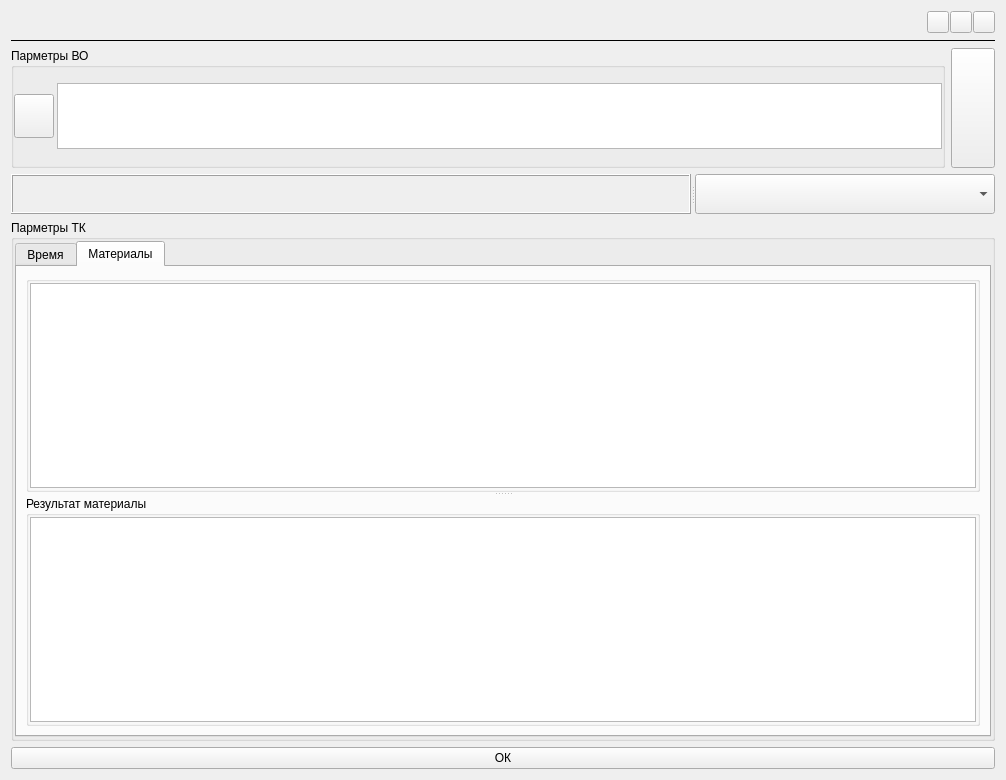
<?xml version="1.0" encoding="UTF-8"?>
<ui version="4.0">
 <class>Form_first</class>
 <widget class="QWidget" name="Form_first">
  <property name="geometry">
   <rect>
    <x>0</x>
    <y>0</y>
    <width>1006</width>
    <height>780</height>
   </rect>
  </property>
  <property name="windowTitle">
   <string>Form</string>
  </property>
  <layout class="QVBoxLayout" name="verticalLayout_2">
   <item>
    <layout class="QVBoxLayout" name="verticalLayout">
     <item>
      <layout class="QHBoxLayout" name="horizontalLayout_5">
       <item>
        <widget class="QLabel" name="lbl_roof">
         <property name="minimumSize">
          <size>
           <width>320</width>
           <height>0</height>
          </size>
         </property>
         <property name="text">
          <string/>
         </property>
        </widget>
       </item>
       <item>
        <spacer name="horizontalSpacer">
         <property name="orientation">
          <enum>Qt::Horizontal</enum>
         </property>
         <property name="sizeHint" stdset="0">
          <size>
           <width>40</width>
           <height>20</height>
          </size>
         </property>
        </spacer>
       </item>
       <item>
        <layout class="QHBoxLayout" name="horizontalLayout_2">
         <property name="spacing">
          <number>1</number>
         </property>
         <item>
          <widget class="QPushButton" name="tbtn_min">
           <property name="minimumSize">
            <size>
             <width>22</width>
             <height>22</height>
            </size>
           </property>
           <property name="maximumSize">
            <size>
             <width>22</width>
             <height>22</height>
            </size>
           </property>
           <property name="text">
            <string/>
           </property>
          </widget>
         </item>
         <item>
          <widget class="QPushButton" name="tbtn_max">
           <property name="minimumSize">
            <size>
             <width>22</width>
             <height>22</height>
            </size>
           </property>
           <property name="maximumSize">
            <size>
             <width>22</width>
             <height>22</height>
            </size>
           </property>
           <property name="text">
            <string/>
           </property>
          </widget>
         </item>
         <item>
          <widget class="QPushButton" name="tbtn_exit">
           <property name="minimumSize">
            <size>
             <width>22</width>
             <height>22</height>
            </size>
           </property>
           <property name="maximumSize">
            <size>
             <width>22</width>
             <height>22</height>
            </size>
           </property>
           <property name="text">
            <string/>
           </property>
          </widget>
         </item>
        </layout>
       </item>
      </layout>
     </item>
     <item>
      <widget class="Line" name="line">
       <property name="frameShadow">
        <enum>QFrame::Plain</enum>
       </property>
       <property name="orientation">
        <enum>Qt::Horizontal</enum>
       </property>
      </widget>
     </item>
    </layout>
   </item>
   <item>
    <layout class="QHBoxLayout" name="horizontalLayout_4">
     <item>
      <widget class="QGroupBox" name="groupBox">
       <property name="maximumSize">
        <size>
         <width>16777215</width>
         <height>120</height>
        </size>
       </property>
       <property name="title">
        <string>Парметры ВО</string>
       </property>
       <layout class="QHBoxLayout" name="horizontalLayout">
        <property name="spacing">
         <number>3</number>
        </property>
        <property name="leftMargin">
         <number>0</number>
        </property>
        <property name="topMargin">
         <number>0</number>
        </property>
        <property name="rightMargin">
         <number>0</number>
        </property>
        <property name="bottomMargin">
         <number>0</number>
        </property>
        <item>
         <widget class="QPushButton" name="btn_reload_glob_vars">
          <property name="sizePolicy">
           <sizepolicy hsizetype="Minimum" vsizetype="Maximum">
            <horstretch>0</horstretch>
            <verstretch>0</verstretch>
           </sizepolicy>
          </property>
          <property name="minimumSize">
           <size>
            <width>0</width>
            <height>44</height>
           </size>
          </property>
          <property name="text">
           <string/>
          </property>
         </widget>
        </item>
        <item>
         <widget class="QTableWidget" name="tbl_var_vo">
          <property name="minimumSize">
           <size>
            <width>0</width>
            <height>50</height>
           </size>
          </property>
          <property name="maximumSize">
           <size>
            <width>16777215</width>
            <height>66</height>
           </size>
          </property>
         </widget>
        </item>
       </layout>
      </widget>
     </item>
     <item>
      <widget class="QPushButton" name="btn_calc">
       <property name="sizePolicy">
        <sizepolicy hsizetype="Fixed" vsizetype="Minimum">
         <horstretch>0</horstretch>
         <verstretch>0</verstretch>
        </sizepolicy>
       </property>
       <property name="minimumSize">
        <size>
         <width>44</width>
         <height>0</height>
        </size>
       </property>
       <property name="maximumSize">
        <size>
         <width>44</width>
         <height>8833</height>
        </size>
       </property>
       <property name="text">
        <string/>
       </property>
       <property name="flat">
        <bool>false</bool>
       </property>
      </widget>
     </item>
    </layout>
   </item>
   <item>
    <widget class="QSplitter" name="splitter_3">
     <property name="orientation">
      <enum>Qt::Horizontal</enum>
     </property>
     <widget class="QLabel" name="lbl_glob_var">
      <property name="minimumSize">
       <size>
        <width>0</width>
        <height>40</height>
       </size>
      </property>
      <property name="maximumSize">
       <size>
        <width>16777215</width>
        <height>40</height>
       </size>
      </property>
      <property name="frameShape">
       <enum>QFrame::Box</enum>
      </property>
      <property name="frameShadow">
       <enum>QFrame::Raised</enum>
      </property>
      <property name="text">
       <string/>
      </property>
     </widget>
     <widget class="QComboBox" name="cmb_tkp_funcs">
      <property name="maximumSize">
       <size>
        <width>300</width>
        <height>16777215</height>
       </size>
      </property>
     </widget>
    </widget>
   </item>
   <item>
    <widget class="QGroupBox" name="groupBox_2">
     <property name="title">
      <string>Парметры ТК</string>
     </property>
     <layout class="QHBoxLayout" name="horizontalLayout_3">
      <property name="spacing">
       <number>1</number>
      </property>
      <property name="leftMargin">
       <number>1</number>
      </property>
      <property name="topMargin">
       <number>1</number>
      </property>
      <property name="rightMargin">
       <number>1</number>
      </property>
      <property name="bottomMargin">
       <number>1</number>
      </property>
      <item>
       <widget class="QTabWidget" name="tabWidget">
        <property name="currentIndex">
         <number>1</number>
        </property>
        <widget class="QWidget" name="tab">
         <attribute name="title">
          <string>Время</string>
         </attribute>
         <layout class="QVBoxLayout" name="verticalLayout_3">
          <item>
           <widget class="QSplitter" name="splitter">
            <property name="orientation">
             <enum>Qt::Vertical</enum>
            </property>
            <widget class="QGroupBox" name="groupBox_4">
             <property name="title">
              <string/>
             </property>
             <layout class="QVBoxLayout" name="verticalLayout_7">
              <property name="spacing">
               <number>1</number>
              </property>
              <property name="leftMargin">
               <number>1</number>
              </property>
              <property name="topMargin">
               <number>1</number>
              </property>
              <property name="rightMargin">
               <number>1</number>
              </property>
              <property name="bottomMargin">
               <number>1</number>
              </property>
              <item>
               <widget class="QTableWidget" name="tbl_var_tk"/>
              </item>
             </layout>
            </widget>
            <widget class="QGroupBox" name="groupBox_3">
             <property name="title">
              <string>Результат время</string>
             </property>
             <layout class="QVBoxLayout" name="verticalLayout_6">
              <property name="spacing">
               <number>1</number>
              </property>
              <property name="leftMargin">
               <number>1</number>
              </property>
              <property name="topMargin">
               <number>1</number>
              </property>
              <property name="rightMargin">
               <number>1</number>
              </property>
              <property name="bottomMargin">
               <number>1</number>
              </property>
              <item>
               <widget class="QTableWidget" name="tbl_rez_tk"/>
              </item>
             </layout>
            </widget>
           </widget>
          </item>
         </layout>
        </widget>
        <widget class="QWidget" name="tab_2">
         <attribute name="title">
          <string>Материалы</string>
         </attribute>
         <layout class="QVBoxLayout" name="verticalLayout_9">
          <item>
           <widget class="QSplitter" name="splitter_2">
            <property name="orientation">
             <enum>Qt::Vertical</enum>
            </property>
            <widget class="QGroupBox" name="groupBox_5">
             <property name="title">
              <string/>
             </property>
             <layout class="QVBoxLayout" name="verticalLayout_8">
              <property name="spacing">
               <number>1</number>
              </property>
              <property name="leftMargin">
               <number>1</number>
              </property>
              <property name="topMargin">
               <number>1</number>
              </property>
              <property name="rightMargin">
               <number>1</number>
              </property>
              <property name="bottomMargin">
               <number>1</number>
              </property>
              <item>
               <widget class="QTableWidget" name="tbl_var_tk_mat"/>
              </item>
             </layout>
            </widget>
            <widget class="QGroupBox" name="groupBox_6">
             <property name="title">
              <string>Результат материалы</string>
             </property>
             <layout class="QVBoxLayout" name="verticalLayout_5">
              <property name="spacing">
               <number>1</number>
              </property>
              <property name="leftMargin">
               <number>1</number>
              </property>
              <property name="topMargin">
               <number>1</number>
              </property>
              <property name="rightMargin">
               <number>1</number>
              </property>
              <property name="bottomMargin">
               <number>1</number>
              </property>
              <item>
               <widget class="QTableWidget" name="tbl_rez_tk_mat"/>
              </item>
             </layout>
            </widget>
           </widget>
          </item>
         </layout>
        </widget>
       </widget>
      </item>
     </layout>
    </widget>
   </item>
   <item>
    <widget class="QPushButton" name="btn_ok">
     <property name="text">
      <string>ОК</string>
     </property>
    </widget>
   </item>
  </layout>
 </widget>
 <resources/>
 <connections/>
</ui>
